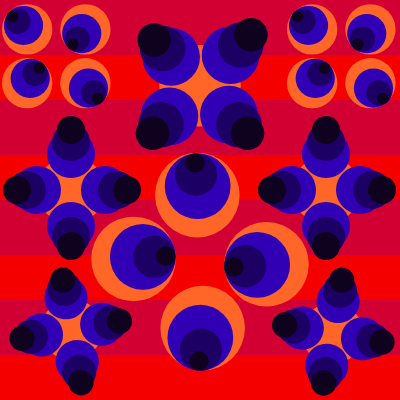
Frame 1 (no input)
Frame 60 (no input): identical to frame 1, image omitted
Frame 120 (the mouse pressed at the canvas centre since frame 60): identical to frame 1, image omitted

The p5.js sketch that drew this single still picture (run headless with seeded random() and noise() and a simulated clock; from frame 60 on, the mouse is pressed at the canvas centre):

// p5.js sketch
// ── sketch.js
function setup() {
  createCanvas(400, 400);
}

function draw() {
  background(245,0,0);
 
  fill(210,0,50);
  noStroke();
  rect(0, 0, 400, 55);  
  rect(0,100,400,55);
  rect(0,200,400,55);
  rect(0,300,400,55);
  
  


  push();
  scale(0.28);
 antonia();
  pop();
  
  push();
  translate (285,0)
  scale(0.28)
  antonia();
  pop();
  
  push();
  translate(200,128);
  scale(0.47)
  rotate(radians(45));
  antonia();
  pop();
  
  push();
  translate (200,-50);
  scale(0.48);
  rotate(radians(45));
rebolledo ();
  pop();
  
  push();
  translate(-9,110);
  scale(0.4);
  rebolledo();
  pop();
  
  push();
  translate(246,110);
  scale(0.4);
  rebolledo();
  pop();
  
  push();
  translate(274,250)
  scale(0.36);
  rotate(radians(10));
  rebolledo();
  pop();
  
  push();
  translate(155,388)
  scale(0.36);
  rotate(radians(170));
  rebolledo();
  pop();
  
}

function antonia () {
   
  fill(255,102,40);   
  noStroke()  
  circle (97,105,180)
  circle (305,297,180)
  circle (305,105,180)
  circle (97,297,180)
  
  fill(49,0,180); 
  circle (84, 91, 140)
  circle (292,120, 140)
  circle (108,280,140)
  circle (316, 315,140)
  
  fill(28,0,100) 
  circle (64,76,90) 
  circle (125, 262, 90) 
  circle (335,332,90)
  circle (276,140,90)
  
  fill(15,2,30)
  circle (45,60, 41)
  circle (260,158,41)
  circle (349,352,41)
  circle (141,244,41)
} 

function rebolledo(){
  noStroke()
   fill (255,102,40)
  circle(200,200,170)
  noStroke ()
  
  fill (49,0,180)
  circle(115,200,120)
  circle(285,200,120)
  circle(200,290,120)
  circle(200,110,120)
  
  fill (28,0,100)
  circle (200,315,95)
  circle (200,80,95)
  circle (90,200,95)
  circle (315,200,95)
  
  fill (15,2,30)
  circle (340,200,70)
  circle (65,200,70)
  circle (200,50,70)
  circle (200,340,70)
}
